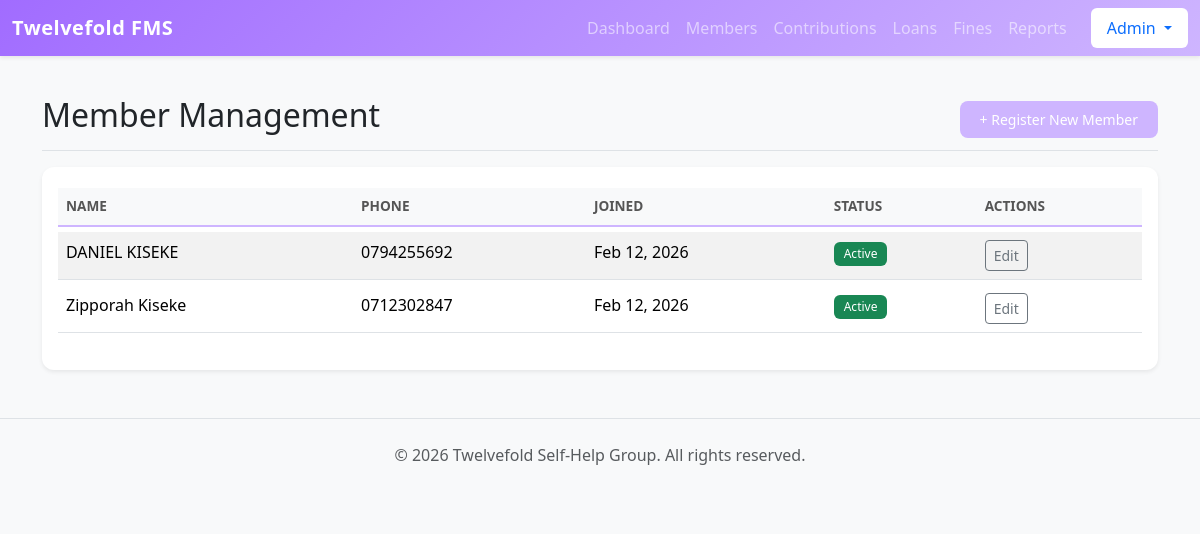
Screenshot of /members/ (signed in) with the database file from the repository.
### members/models.py (models this page shows, shortened)
class Member(models.Model):
    first_name = models.CharField(max_length=50)
    last_name = models.CharField(max_length=50)
    phone_number = models.CharField(
        max_length=15,
        unique=True,
        help_text="Format: 07XX XXX XXX"
    )
    date_joined = models.DateField(default=timezone.now)
    monthly_contribution_amount = models.DecimalField(
        max_digits=10,
        decimal_places=2,
        default=1000.00
    )
    is_active = models.BooleanField(default=True)
    class Meta:
        ordering = ['first_name']

### members/views.py (the view)
# urls.py: path('', views.member_list, name='member_list'),
@login_required
def member_list(request):
    members = Member.objects.all().order_by('-date_joined')
    return render(request, 'members/member_list.html', {'members': members})

### templates/members/member_list.html (shortened to what this page needs)
<!DOCTYPE html>
<html lang="en">
<head>
</head>
<body>
{% extends 'base.html' %}
{% block content %}
<div class="d-flex justify-content-between flex-wrap flex-md-nowrap align-items-center pt-3 pb-2 mb-3 border-bottom">
    <h1 class="h2">Member Management</h1>
    <div class="btn-toolbar mb-2 mb-md-0">
        {% if user.is_staff %}
    <a href="{% url 'add_member' %}" class="btn btn-sm btn-primary-custom">
        + Register New Member
    </a>
        {% endif %}
    </div>
</div>
<div class="card shadow-sm">
    <div class="card-body">
        <div class="table-responsive">
            <table class="table table-striped table-hover">
                <thead class="table-light">
                    <tr>
                        <th>Name</th>
                        <th>Phone</th>
                        <th>Joined</th>
                        <th>Status</th>
                        <th>Actions</th>
                    </tr>
                </thead>
                <tbody>
                    {% for member in members %}
                    <tr>
                        <td>{{ member.first_name }} {{ member.last_name }}</td>
                        <td>{{ member.phone_number }}</td>
                        <td>{{ member.date_joined|date:"M d, Y" }}</td>
                        <td>
                            {% if member.is_active %}
                                <span class="badge bg-success">Active</span>
                            {% else %}
                                <span class="badge bg-secondary">Inactive</span>
                            {% endif %}
                        </td>
                        <td>
                            <a href="#" class="btn btn-sm btn-outline-secondary">Edit</a>
                        </td>
                    </tr>
                    {% empty %}
                    <tr>
                        <td colspan="5" class="text-center text-muted py-4">
                            No members found. Click "Register New Member" to add one.
                        </td>
                    </tr>
                    {% endfor %}
                </tbody>
            </table>
        </div>
    </div>
</div>
{% endblock %}

### templates/base.html (shortened to what this page needs)
{% load static %}
<!DOCTYPE html>
<html lang="en">
<head>
    <link rel="stylesheet" href="{% static 'css/bootstrap.min.css' %}">
    <link rel="stylesheet" href="{% static 'css/styles.css' %}">
</head>
<body class="bg-light">
    <nav class="navbar navbar-expand-lg navbar-dark navbar-custom mb-4 shadow-sm">
        <div class="container-fluid">
            <a class="navbar-brand fw-bold" href="{% url 'dashboard' %}">Twelvefold FMS</a>
            <div class="collapse navbar-collapse" id="navbarNav">
                {% if user.is_authenticated %}
                <ul class="navbar-nav ms-auto">
                    <li class="nav-item">
                        <a class="nav-link" href="{% url 'dashboard' %}">Dashboard</a>
                    </li>
                    <li class="nav-item">
                        <a class="nav-link" href="{% url 'member_list' %}">Members</a>
                    </li>
                    <li class="nav-item">
                        <a class="nav-link" href="{% url 'contribution_list' %}">Contributions</a>
                    </li>
                    <li class="nav-item">
                        <a class="nav-link" href="{% url 'loan_list' %}">Loans</a>
                    </li>
                    <li class="nav-item">
                        <a class="nav-link" href="{% url 'fine_list' %}">Fines</a>
                    </li>
                    <li class="nav-item">
                        <a class="nav-link" href="{% url 'financial_report' %}">Reports</a>
                    </li>
                    <li class="nav-item dropdown ms-3">
                        <a class="nav-link dropdown-toggle bg-white text-primary rounded px-3" href="#" role="button" data-bs-toggle="dropdown">
                             {{ user.username|title }}
                        </a>
                    </li>
                </ul>
                {% endif %}
            </div>
        </div>
    </nav>
    <div class="container">
        {% block content %}
        {% endblock %}
    </div>
    <footer class="text-center py-4 mt-5 text-muted border-top">
        <p>&copy; 2026 Twelvefold Self-Help Group. All rights reserved.</p>
    </footer>
</body>
</html>

### static/css/styles.css (style rules this page uses)
:root { --c-lavender-mist: #D3D3FF; --c-pale-purple: #CEB5FF; --c-dark-purple: #a16cff; --c-soft-blue: #8EC1DE; --c-vivid-blue: #38A8FF; --c-dark-blue: #0d6efd; }
body { background-color: #f4f7f6; font-family: 'Segoe UI', Tahoma, Geneva, Verdana, sans-serif; }
.navbar-custom { background: linear-gradient(135deg, var(--c-dark-purple), var(--c-pale-purple)); box-shadow: 0 2px 10px rgba(0,0,0,0.1); }
.navbar-brand { font-weight: 1000; letter-spacing: 0.5px; }
.card { border: none; border-radius: 12px; transition: transform 0.3s ease, box-shadow 0.3s ease; background-color: white; }
.btn-primary-custom { background-color: var(--c-pale-purple); border: none; padding: 8px 20px; border-radius: 8px; transition: all 0.2s; color: white; }
.table { border-collapse: separate; border-spacing: 0 5px; }
.table thead th { border-bottom: 2px solid var(--c-pale-purple); color: #555; font-weight: 600; text-transform: uppercase; font-size: 0.85rem; }
.badge { padding: 6px 10px; border-radius: 6px; font-weight: 500; }

### rows the page displays
Member: first_name "DANIEL", last_name "KISEKE", phone_number "0794255692", date_joined "Feb 12, 2026", is_active "Active"
Member: first_name "Zipporah", last_name "Kiseke", phone_number "0712302847", date_joined "Feb 12, 2026", is_active "Active"

### other values shown
{{ user.username|title }} "Admin"
